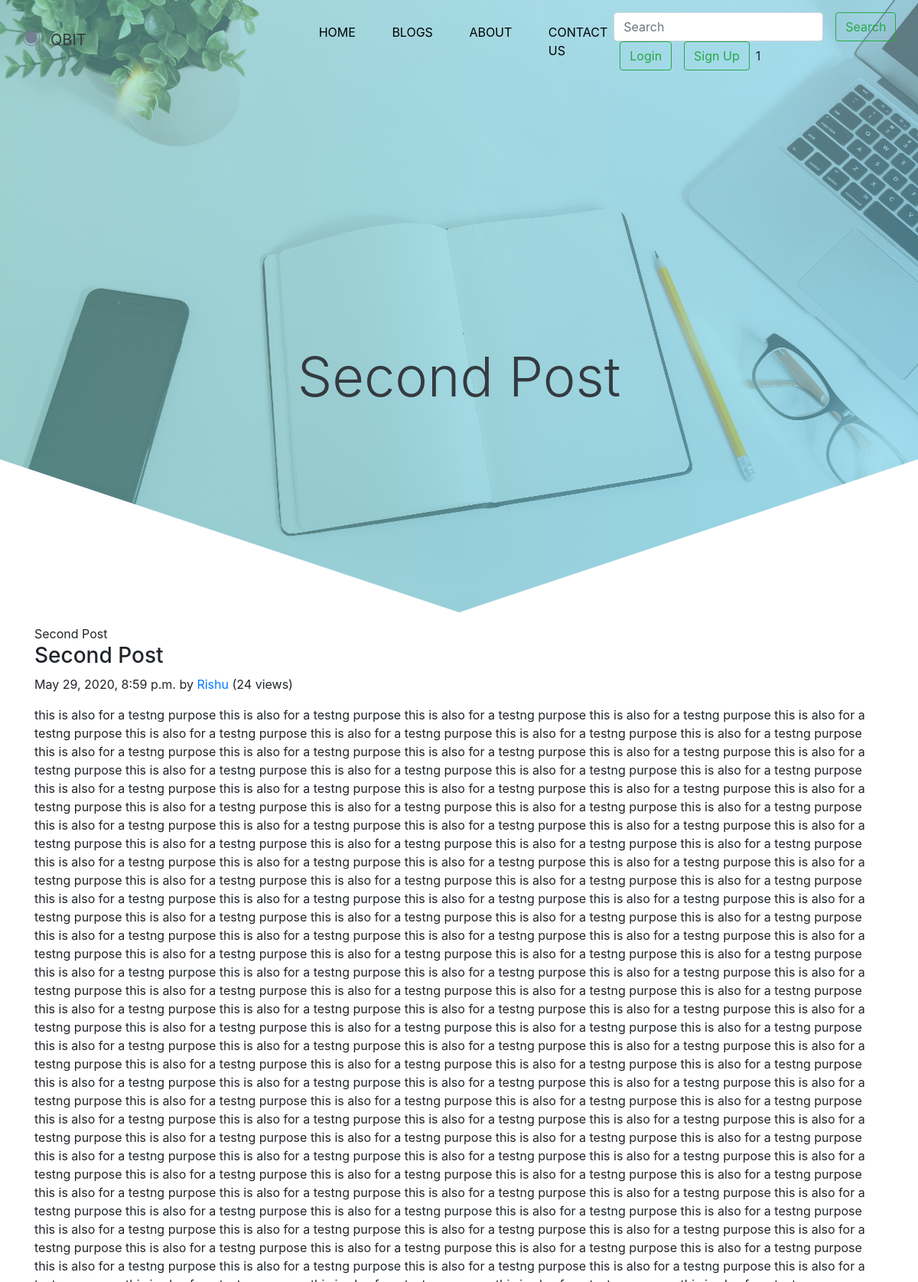
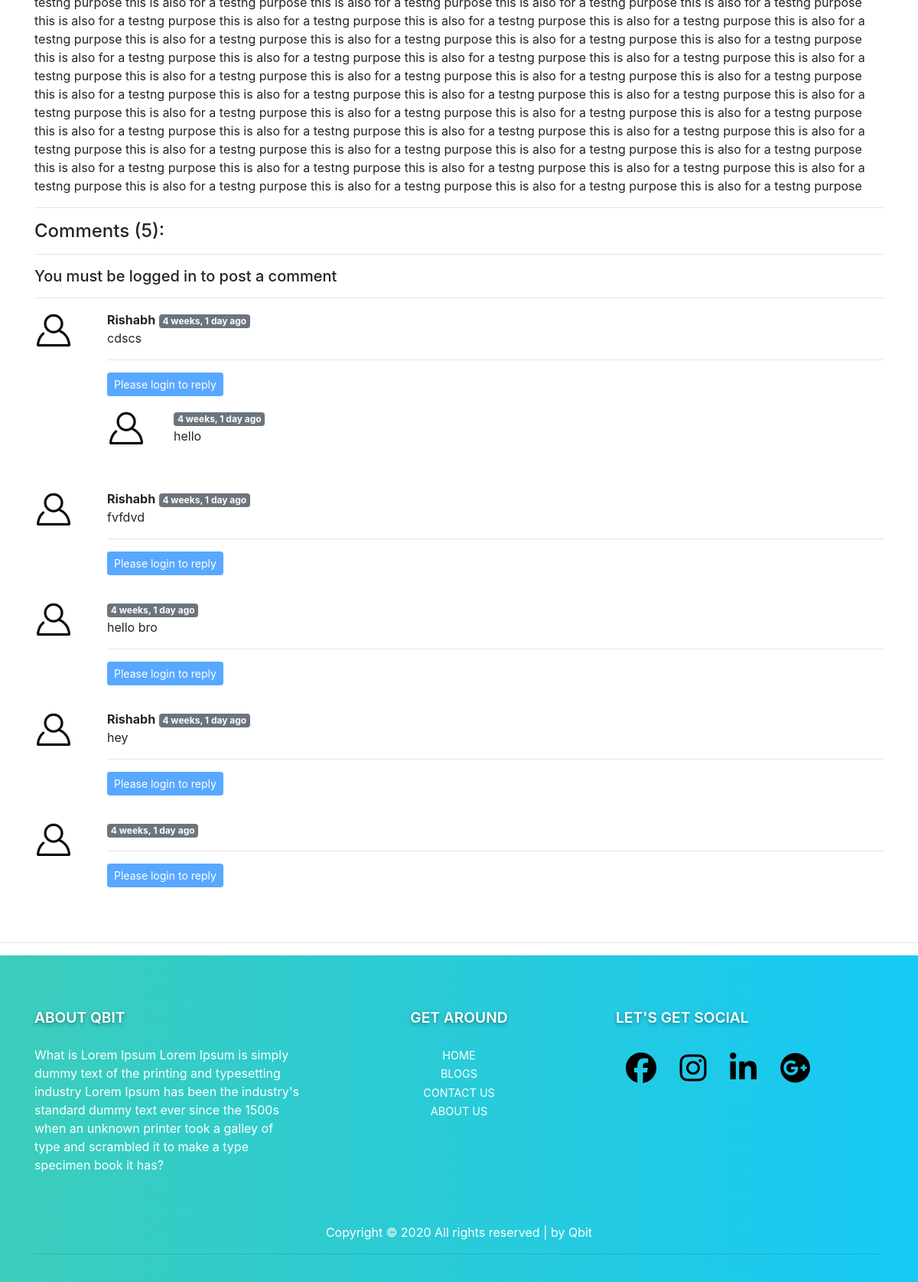
The page /blog/second-post on the database its author committed (2 pictures, top to bottom).
### blog/models.py (models this page shows, shortened)
class Post(models.Model):
    sno=models.AutoField(primary_key=True)
    title=models.CharField(max_length=255)
    content=models.TextField()
    author=models.CharField(max_length=13)
    slug=models.CharField(max_length=130)
    timeStamp=models.DateTimeField(blank=True)
    views=models.IntegerField(default=0)
    image=models.ImageField(upload_to="static/img", default="")

class BlogComment(models.Model):
    sno=models.AutoField(primary_key=True)
    comment=models.TextField()
    user=models.ForeignKey(User, on_delete=models.CASCADE)
    post=models.ForeignKey(Post, on_delete=models.CASCADE)
    parent=models.ForeignKey('self',on_delete=models.CASCADE, null=True)
    timestamp=models.DateTimeField(default=now)

### blog/views.py (the view)
# urls.py: path('<str:slug>',views.blogpost, name='blogpost'),
def blogpost(request, slug):
    post=Post.objects.filter(slug=slug).first()
    post.views = post.views + 1
    post.save()
    comments= BlogComment.objects.filter(post=post, parent=None)
    replies= BlogComment.objects.filter(post=post).exclude(parent=None)
    replyDict={}
    for reply in replies:
        if reply.parent.sno not in replyDict.keys():
            replyDict[reply.parent.sno]=[reply]
        else:
            replyDict[reply.parent.sno].append(reply)
    context={'post':post, 'comments':comments, 'user': request.user, 'replyDict': replyDict}
    return render(request, 'blog/blogpost.html', context)

### blog/templatetags/extras.py (called while the page is built)
@register.filter(name='get_val')
def get_val(dict,key):
    return dict.get(key)

### templates/blog/blogpost.html (shortened to what this page needs)
{% extends 'base.html' %}
{% block blogactive %}active {% endblock blogactive %}
{% block body %}
{% load humanize %}
{% load extras %}
<div class="container my-3">
{% block name %}{{post.title}}{% endblock %}
    <h3 class="blog-post-title">{{post.title}}</h3>
    <p class="blog-post-meta">{{post.timeStamp}} by <a href="/about">{{post.author}}</a> (<span>{{post.views}} views</span>)</p>
    <p>{{post.content|safe}}</p>
    <hr>
</div>
<div class="container">
    <h4>Comments ({{comments.count}}):</h4>
    <hr>
    <div class="my-2">
        {% if user.is_authenticated %}
        <form action="/blog/postComment" method="post">
            {% csrf_token %}
            <div class="form-group">
                <label for="InputComment">Post Your Comment</label>
                <input class="form-control" type="text" name="comment" placeholder="Enter Your Comment">
            </div>
            <input type="hidden" name="postSno" value="{{post.sno}}">
            <input type="hidden" name="parentSno" value="">
            <button class="btn btn-primary" type="submit" >Submit</button>
        </form>
        {% else %}
        <h5>You must be logged in to post a comment</h5>
        <hr>
        {% endif %}
    </div>
    {% for comment in comments %}
    <div class="row my-3">
        <div class="col-md-1"><img style="width: 50px;" src="/media/static/img/user.png" alt="user"></div>
        <div class="col-md-11"><b>{{comment.user.first_name}}</b> <span
                class="badge badge-secondary">{{comment.timestamp | naturaltime}}</span>
            <div>{{comment.comment}}</div>
            <div class="reply mx-0">
                {% if user.is_authenticated %}
                    <button class="btn btn-sm btn-primary mt-2" type="button" data-toggle="collapse" data-target="#replyBox{{comment.sno}}"
                        aria-expanded="false" aria-controls="replyBox{{comment.sno}}">
                        Reply
                    </button><hr>
                <div class="collapse" id="replyBox{{comment.sno}}">
                    <div class="card card-body my-3">
                        <form action="/blog/postComment" method="post">
                            {% csrf_token %}
                            <div class="form-group">
                                <label for="comment">Post Your Reply</label>
                                <input class="form-control" type="text" name="comment" placeholder="Enter Your Comment">
                                <input type="hidden" class="hidden" name="parentSno" value="{{comment.sno}}">
                            </div>
                            <input type="hidden" name="postSno" value="{{post.sno}}">
                            <button class="btn btn-primary" type="submit" >Submit</button>
                        </form>
                    </div>
                </div>
                {% else %}
                <hr>
                <button class="btn btn-sm btn-primary" type="button" data-toggle="collapse" data-target="#replyBox{{comment.sno}}"
                        aria-expanded="false" aria-controls="replyBox{{comment.sno}}" disabled>
                        Please login to reply
                    </button>
                {% endif %}
                <div class="replies my-3">
                    {% for reply in replyDict|get_val:comment.sno %}
                    <div class="row">
                        <div class="col-md-1">
                            <img style="width: 50px;" src="/media/static/img/user.png" alt="user">
                        </div>
                        <div class="col-md-11">
                            <b>{{reply.user.first_name}}</b> <span class="badge badge-secondary">{{reply.timestamp | naturaltime}}</span>
                                 <div>{{reply.comment}}</div>
                        </div>
                    </div>
                        <br>
                    {% endfor %}
                </div>
            </div>
        </div>
    </div>
    {% endfor %}
</div>
{% endblock body %}

### static/css/style.css (style rules this page uses)
* { margin: 0; padding: 0; box-sizing: border-box; }

### rows shown on the page
Post: title "Second Post Second Post", title "Second Post", timeStamp "May 29, 2020, 8:59 p.m.", author "Rishu", views "24", content "this is also for a testng purpose this is also for a testng purpose this is also for a testng purpose this is also for a testng purpose this is also for a testng purpose this is also for a testng purpose this is also for a testng purpose this is also for a testng purpose this is also for a testng purpose this is also for a testng purpose this is also for a testng purpose this is also for a testng purpose this is also for a testng purpose this is also for a testng purpose this is also for a testng purpose this is also for a testng purpose this is also for a testng purpose this is also for a testng purpose this is also for a testng purpose this is also for a testng purpose this is also for a…"
BlogComment: user.first_name "Rishabh", timestamp "4 weeks, 1 day ago", comment "cdscs"
BlogComment: timestamp "4 weeks, 1 day ago", comment "hello"
BlogComment: user.first_name "Rishabh", timestamp "4 weeks, 1 day ago", comment "fvfdvd"
BlogComment: timestamp "4 weeks, 1 day ago", comment "hello bro"
BlogComment: user.first_name "Rishabh", timestamp "4 weeks, 1 day ago", comment "hey"
BlogComment: timestamp "4 weeks, 1 day ago"

### other values the page prints
{{ comments.count }} "5"
